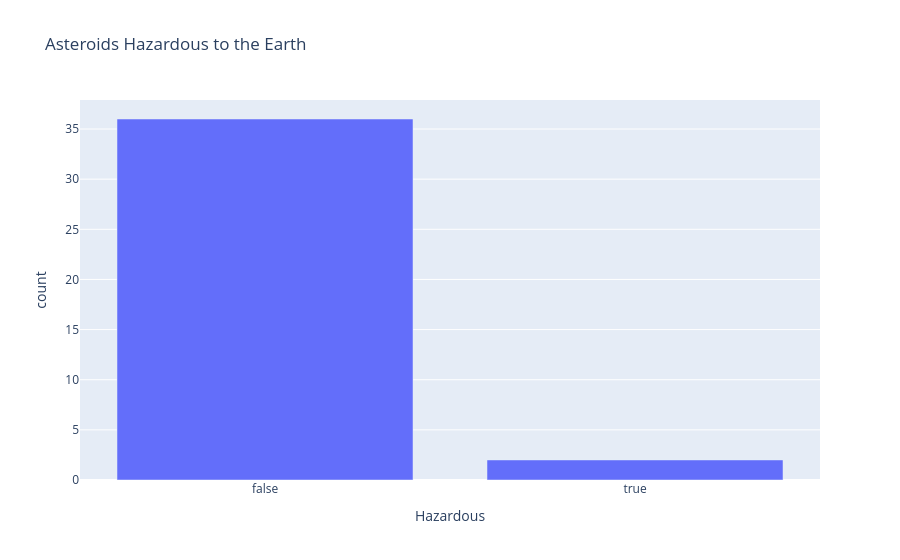

Here is the notebook cell this chart was saved with:
### Code cell
haz_counts = asteroid_data['Hazardous'].value_counts().reset_index()
fig_asteroid_approach_date = px.bar(
    haz_counts,
    x = 'Hazardous',
    y = 'count',
    title = 'Asteroids Hazardous to the Earth'
)
fig_asteroid_approach_date.show()

### Figure 1 — Plotly figure (JSON) as saved in the notebook; plotly's stock layout.template omitted (floating-point values rounded to 4 significant figures)
{"data": [{"alignmentgroup": "True", "hovertemplate": "Hazardous=%{x}<br>count=%{y}<extra></extra>", "legendgroup": "", "marker": {"color": "#636efa", "pattern": {"shape": ""}}, "name": "", "offsetgroup": "", "orientation": "v", "showlegend": false, "textposition": "auto", "type": "bar", "x": [false, true], "xaxis": "x", "y": [36, 2], "yaxis": "y"}], "layout": {"autosize": true, "barmode": "relative", "legend": {"tracegroupgap": 0}, "title": {"text": "Asteroids Hazardous to the Earth"}, "xaxis": {"anchor": "y", "autorange": true, "domain": [0, 1], "range": [-0.5, 1.5], "title": {"text": "Hazardous"}, "type": "category"}, "yaxis": {"anchor": "x", "autorange": true, "domain": [0, 1], "range": [0, 37.89], "title": {"text": "count"}, "type": "linear"}}}
